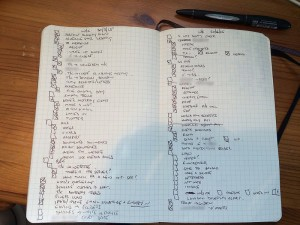
#> input picture scan_image1.jpg, 300 x 225 px, found by its file name
$ jupyter execute Scanner.ipynb
#> lines starting #> are read from the running program, lines starting #| are printed output that depends on the picture; after the words box and inside, x2 and y2 are one past the last pixel; in counts of white or black regions, pixels touching at a corner belong together
[cell 1]
import cv2
import numpy as np
import matplotlib.pyplot as plt

[cell 2]
image=cv2.imread(r"C:\Users\DELL\Desktop\Scan_image_CTI\scan_image1.jpg")
#> image is the input picture: shape (225, 300, 3); mean B, G, R 146.8, 153.6, 160.6
image.shape
#> Out = (225, 300, 3)

[cell 3]
#Preprocessing - resize it so as to reduce the size to scan effectively
image=cv2.resize(image,(300,400))
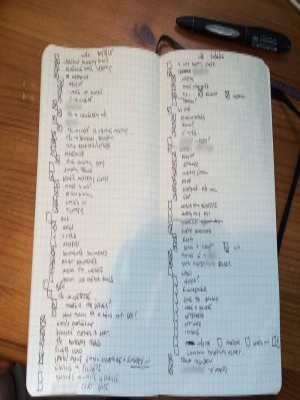
#> image: shape (400, 300, 3); mean B, G, R 146.7, 153.5, 160.6
orig=image.copy()

[cell 4]
#convert it to gray scale image- as transistion would be smoother
gray=cv2.cvtColor(image,cv2.COLOR_BGR2GRAY)
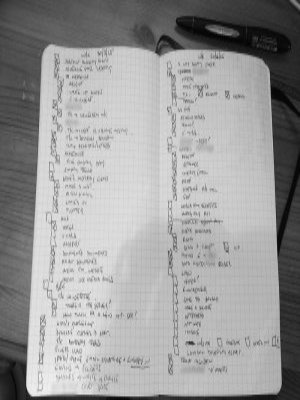
#> gray: shape (400, 300); min 1, max 243, mean 154.8
#cv2.imshow("GrayScale Image",gray)
#cv2.waitKey();
plt.imshow(gray)

[cell 5]
#Applying Gaussian filter - to blur an image
blur=cv2.bilateralFilter(image,30,190,75);
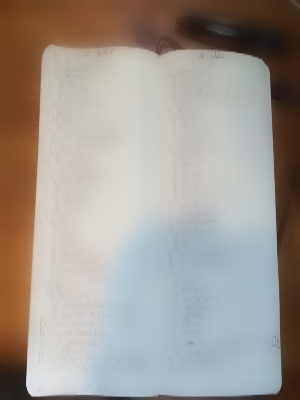
#> blur: shape (400, 300, 3); mean B, G, R 147.2, 154, 161
#cv2.imshow("Blurred Image",blur)
#cv2.waitKey();
plt.imshow(blur)

[cell 6]
#Using Canny Edge Detector
#Canny(image,minValue,maxValue)
#Any edges with intensity gradient more than maxVal are sure to be edges and those
#below minVal are sure to be non-edges, so discarded.

edged=cv2.Canny(blur,30,50);
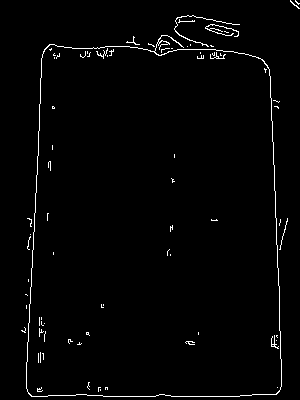
#> edged: shape (400, 300); 1.8% white in thin lines or dots
#cv2.imshow("Canny",edged)
#cv2.waitKey();
plt.imshow(edged)

[cell 7]
#Extracting boundary/page from an image
#Using- Contours -curve joining all the continuous points (along the boundary), having same color or intensity.
#before finding contours, apply threshold or canny edge detection.
# finding contours is like finding white object from black background.
#object to be found should be white and background should be black.
contours,hierarchy=cv2.findContours(edged,cv2.RETR_LIST,cv2.CHAIN_APPROX_SIMPLE)
#> contours = 83 contours, 81 with area under 20; largest, box (x1, y1, x2, y2) and area: (26, 35, 282, 397) 83561, (26, 44, 282, 397) 83512
#retrieve the contours as a list, with simple apprximation model

#sort it in reverse so that we get big one in the begining of the list -boundary
contours=sorted(contours,key=cv2.contourArea,reverse=True)

[cell 8]
#the loop extracts the boundary contours of the page
for c in contours:
    p=cv2.arcLength(c,True) #finding square or closed fig within an contour
    approx=cv2.approxPolyDP(c,0.02*p,True) #approxpolydp to approximate the fig into sq..tune the epsilon value-0.02

    #check if its a square
    if len(approx)==4:
        target=approx
        print("yeah")
        break
#> this loop made 1 pass
#> (p, target) on pass 1: (1332.6, [[262, 59], [44, 49], [31, 396], [279, 391]])
#| yeah

[cell 9]
#to display the top view of the page-use getPerspectiveTransform which takes two arguments.
#end points of the boundary should be given as a parameter - so can't give countours directly
#Finding end points

def endpoints(h):
    h = h.reshape((4,2))
#> h = [[262, 59], [44, 49], [31, 396], [279, 391]]
    hnew = np.zeros((4,2),dtype = np.float32)

    add = h.sum(1)
#> add = [321, 93, 427, 670]
    hnew[0] = h[np.argmin(add)]
    hnew[2] = h[np.argmax(add)]

    diff = np.diff(h,axis = 1)
#> diff = [-203, 5, 365, 112]
    hnew[1] = h[np.argmin(diff)]
    hnew[3] = h[np.argmax(diff)]

    return hnew

[cell 10]
approx=endpoints(target)
#> approx = [[44, 49], [262, 59], [279, 391], [31, 396]]
print(approx)
#| [[ 44.  49.]
#|  [262.  59.]
#|  [279. 391.]
#|  [ 31. 396.]]

[cell 11]
a=cv2.rectangle(edged,tuple(approx[0]),tuple(approx[2]),(255, 0, 0),1)
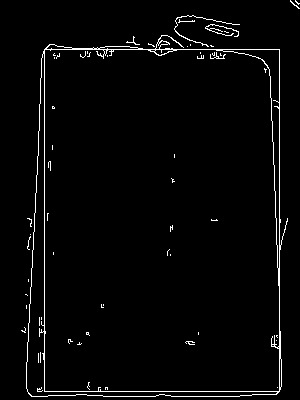
#> a: shape (400, 300); 2.7% white in thin lines or dots
#cv2.imshow("recty",a)
#cv2.waitKey()
plt.imshow(a)

[cell 12]
#defining a window to be displayed
pts=np.float32([[0,0],[300,0],[300,300],[0,300]])

#one parameter is the end points and other is the boundary or window
op=cv2.getPerspectiveTransform(approx,pts)  #get the top or bird eye view effect
#> op = [[1.33, 0.0498, -60.99], [-0.0457, 0.996, -46.77], [-0.000211, 0.000404, 1]]
dst=cv2.warpPerspective(orig,op,(300,300))
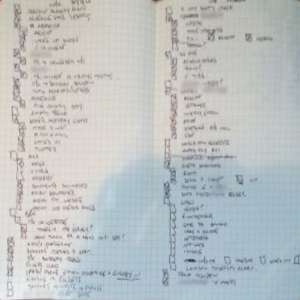
#> dst: shape (300, 300, 3); mean B, G, R 194.8, 194.3, 189


plt.imshow(dst)
#cv2.imshow("Scanned",dst)
# press q or Esc to close
#cv2.waitKey(0)
#cv2.destroyAllWindows()
